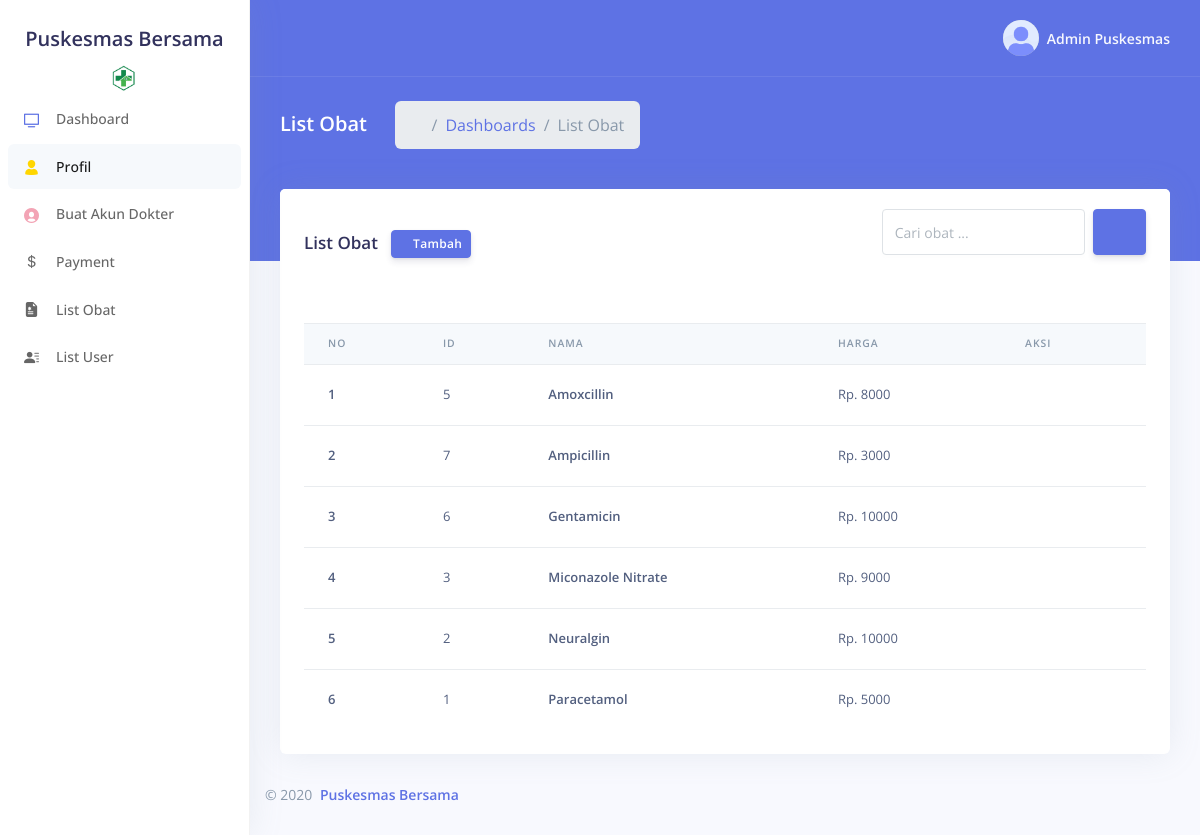
Page /admin/navigation/medicine_list.php (signed in) on the committed database.
### tables this page shows
CREATE TABLE `user` (
  `id` int(10) UNSIGNED NOT NULL,
  `username` text NOT NULL,
  `email` text NOT NULL,
  `password` text NOT NULL,
  `full_name` text NOT NULL,
  `user_type` int(11) NOT NULL DEFAULT 1,
  `birth_date` date DEFAULT NULL,
  `address` text NOT NULL,
  `city` text NOT NULL,
  `country` text NOT NULL DEFAULT 'Indonesia',
  `postal_code` int(11) NOT NULL,
  `bio` text NOT NULL DEFAULT '-'
);

CREATE TABLE `obat` (
  `id` int(10) UNSIGNED NOT NULL,
  `name` text NOT NULL,
  `price` bigint(20) UNSIGNED NOT NULL DEFAULT 0
);

### admin/navigation/medicine_list.php (the view, shortened to what this page needs)
<?php
  require_once 'header_navigation.php';
  $no = 1;
  if (!isset($_SESSION['userId'])) {
    echo "<script>window.location.href = './pages/signin.php'; </script>";
    exit();
  } else {
    $query = $pdo->prepare("SELECT * FROM obat ORDER BY name ASC");
    $query->execute();
    $datas = $query->fetchAll(PDO::FETCH_ASSOC);
  }
?>
    <div class="header bg-primary pb-6">
      <div class="container-fluid">
        <div class="header-body">
          <div class="row align-items-center py-4">
            <div class="col-lg-6 col-7">
              <h6 class="h2 text-white d-inline-block mb-0">List Obat</h6>
              <nav aria-label="breadcrumb" class="d-none d-md-inline-block ml-md-4">
                <ol class="breadcrumb breadcrumb-links breadcrumb-dark">
                  <li class="breadcrumb-item"><a href="dashboard.php"><i class="fas fa-home"></i></a></li>
                  <li class="breadcrumb-item"><a href="dashboard.php">Dashboards</a></li>
                  <li class="breadcrumb-item active" aria-current="page">List Obat</li>
                </ol>
              </nav>
            </div>
          </div>
        </div>
      </div>
    </div>
    <div class="container-fluid mt--6">
      <div class="row">
        <div class="col-xl-12 ">
          <div class="card">
            <div class="card-header border-0">
              <div class="row align-items-center">
                <div class="col">
                  <h3 class="mb-0">
                    List Obat &nbsp; <a href="../pages/medicine_action.php?page=add" class="btn btn-sm btn-primary"><i class="fa fa-plus"></i> Tambah</a>
                  </h3>
                </div>
                <div class="col text-right">
                  <form action="" method="GET">
                    <div class="form-group d-flex">
                      <input type="text" name="search" class="form-control w-50 ml-auto mr-2" placeholder="Cari obat ...">
                      <button class="btn btn-primary" type="submit" name="submit_search">
                        <i class="fa fa-search"></i>
                      </button>
                    </div>
                  </form>
                </div>
              </div>
            </div>
            <div class="card-body">
                <form action="" method="post">
                    <?php
                        if(!empty($datas)) { ?>
                            <div class="table-responsive">
                                <table class="table align-items-center table-flush">
                                    <thead class="thead-light">
                                    <tr>
                                        <th scope="col">No</th>
                                        <th scope="col">Id</th>
                                        <th scope="col">Nama</th>
                                        <th scope="col">Harga</th>
                                        <th scope="col">Aksi</th>
                                    </tr>
                                    </thead>
                                    <tbody>
                                        <?php foreach ($datas as $data) {?>
                                            <tr>
                                                <th scope="row">
                                                    <?= $no++ ?>
                                                </th>
                                                <td>
                                                    <?= $data['id'] ?>
                                                </td>
                                                <th>
                                                    <?= $data['name'] ?>
                                                </th>
                                                <td>
                                                    Rp. <?= $data['price'] ?>
                                                </td>
                                                <td>
                                                  <div class="dropdown">
                                                    <a href="#"
                                                      class="btn btn-sm btn-icon-only-text-light"
                                                      role="button"
                                                      data-toggle="dropdown"
                                                      aria-haspopup="true"
                                                      aria-expanded="false">
                                                      <i class="fa fa-ellipsis-v"></i>
                                                    </a>
                                                  </div>
                                                </td>
                                            </tr>
                                        <?php } ?>
                                    </tbody>
                                </table>
                <?php   } else { ?>
                        <div class="card-header bg-transparent">
                            <div class="alert alert-danger">Data Kosong!</div>
                        </div>
                    <?php } ?>
                </form>
            </div>
            </div>
          </div>
        </div>
<?php require_once 'footer_dashboard.php'; ?>

### admin/navigation/header_navigation.php (shortened to what this page needs)
<?php
  require_once 'nav_header_dashboard.php';
?>
<div class="main-content" id="panel">
    <nav class="navbar navbar-top navbar-expand navbar-dark bg-primary border-bottom">
      <div class="container-fluid">
        <div class="collapse navbar-collapse" id="navbarSupportedContent">
          <ul class="navbar-nav align-items-center  ml-auto ml-md-0 ">
            <li class="nav-item dropdown">
              <a class="nav-link pr-0" href="#" role="button" data-toggle="dropdown" aria-haspopup="true" aria-expanded="false">
                <div class="media align-items-center">
                  <span class="avatar avatar-sm rounded-circle">
                    <img alt="Image placeholder" src="../assets/img/theme/team-4.jpg">
                  </span>
                  <div class="media-body  ml-2  d-none d-lg-block">
                    <span class="mb-0 text-sm  font-weight-bold"><?= $userData['full_name'] ?></span>
                  </div>
                </div>
              </a>
            </li>
          </ul>
        </div>
      </div>
    </nav>

### rows in the picture
user: full_name "Admin Puskesmas"
obat: id "5", name "Amoxcillin", price "8000"
obat: id "7", name "Ampicillin", price "3000"
obat: id "6", name "Gentamicin", price "10000"
obat: id "3", name "Miconazole Nitrate", price "9000"
obat: id "2", name "Neuralgin", price "10000"
obat: id "1", name "Paracetamol", price "5000"
